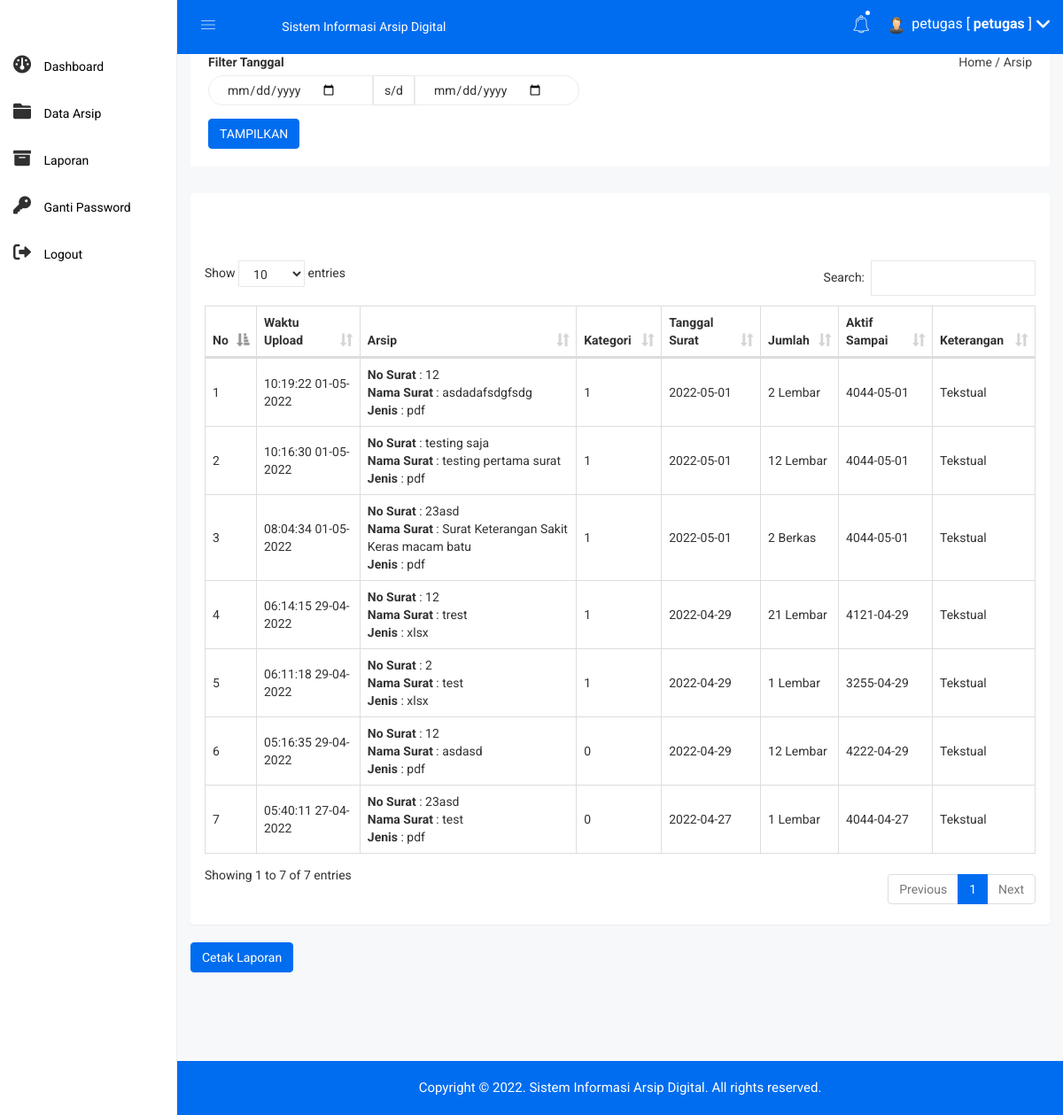
Screenshot of /petugas/v_laporan.php (signed in) with the database file from the repository.
### tables this page shows
CREATE TABLE `arsip` (
  `arsip_id` int(11) NOT NULL,
  `arsip_waktu_upload` datetime NOT NULL,
  `arsip_petugas` int(11) NOT NULL,
  `arsip_kode` varchar(255) NOT NULL,
  `arsip_nama` varchar(255) NOT NULL,
  `arsip_jenis` varchar(255) NOT NULL,
  `arsip_kategori` int(11) NOT NULL,
  `jenis_surat` text NOT NULL,
  `tanggal_surat` date NOT NULL,
  `jumlah` int(100) NOT NULL,
  `keterangan_jumlah` text NOT NULL,
  `aktif_tahun` text NOT NULL,
  `aktif_sampai` text NOT NULL,
  `arsip_keterangan` text NOT NULL,
  `arsip_file` varchar(255) DEFAULT NULL,
  `aktif_tahun_rc` int(11) NOT NULL
);

### petugas/v_laporan.php (the view, shortened to what this page needs)
<?php
include 'header.php'; ?>
<div class="breadcome-area">
    <div class="container-fluid">
        <div class="row">
            <div class="col-lg-12 col-md-12 col-sm-12 col-xs-12">
                <div class="breadcome-list">
                    <div class="row">
                        <div class="col-lg-6 col-md-6 col-sm-6 col-xs-12">
                            <div class="breadcome-heading">
                                <form action="v_laporan.php" method="get">
                                    <div class="row">
                                        <div class="col-sm-6 col-md-4">
                                            <div class="form-group">
                                                <label>Filter Tanggal</label>
                                                <div class="input-group">
                                                    <input type="date" name="tgl_awal" class="form-control tgl_awal" placeholder="Tanggal Awal">
                                                    <span class="input-group-addon">s/d</span>
                                                    <input type="date" name="tgl_akhir" class="form-control tgl_akhir" placeholder="Tanggal Akhir">
                                                </div>
                                            </div>
                                        </div>
                                    </div>
                                    <button type="submit" name="filter" value="true" class="btn btn-primary">TAMPILKAN</button>
                                </form>
                            </div>
                        </div>
                        <div class="col-lg-6 col-md-6 col-sm-6 col-xs-12">
                            <ul class="breadcome-menu" style="padding-top: 0px">
                                <li><a href="#">Home</a> <span class="bread-slash">/</span></li>
                                <li><span class="bread-blod">Arsip</span></li>
                            </ul>
                        </div>
                    </div>
                </div>
            </div>
        </div>
    </div>
</div>
<div class="container-fluid">
    <div class="panel panel">
        <div class="panel-body table-responsive">
            <!-- <div class="pull-right">
                <a href="arsip_tambah.php" class="btn btn-primary"><i class="fa fa-cloud"></i> Input Arsip</a>
            </div> -->
            <br>
            <br>
            <br>
            <table id="table" class="table table-bordered  table-datatable">
                <thead>
                    <tr>
                        <th width="1%">No</th>
                        <th>Waktu Upload</th>
                        <th>Arsip</th>
                        <th>Kategori</th>
                        <th>Tanggal Surat</th>
                        <th>Jumlah</th>
                        <th>Aktif Sampai</th>
                        <th>Keterangan</th>
                    </tr>
                </thead>
                <tbody>
                    <?php
                    include '../koneksi.php';
                    $no = 1;
                    $saya = $_SESSION['id'];
                    if (isset($_GET['tgl_awal'])) {
                        $tgl_awal = $_GET['tgl_awal'];
                        $tgl_akhir = $_GET['tgl_akhir'];
                        $arsip = mysqli_query($koneksi, "SELECT * FROM arsip,kategori,petugas WHERE arsip_petugas=petugas_id and arsip_petugas='$saya'  and tanggal_surat BETWEEN '" . $tgl_awal . "' AND '" . $tgl_akhir . "' ORDER BY arsip_id DESC");
                    } else {
                        $arsip = mysqli_query($koneksi, "SELECT * FROM arsip,kategori,petugas WHERE arsip_petugas=petugas_id and arsip_petugas='$saya'  ORDER BY arsip_id DESC");
                    }
                    while ($p = mysqli_fetch_array($arsip)) {
                        $tgl1 = $p['tanggal_surat'];
                        $tgl2 = $p['aktif_tahun'];
                        $sekarang =  date('Y-m-d');
                        $tglaktif = date('Y-m-d', strtotime(+$tgl2 . 'year', strtotime($tgl1)));
                    ?>
                        <tr class="<?php
                                    if ($tglaktif < $sekarang) {
                                        echo "bg-1";
                                    }
                                    ?>">
                            <td><?php echo $no++; ?></td>
                            <td><?php echo date('H:i:s  d-m-Y', strtotime($p['arsip_waktu_upload'])) ?></td>
                            <td>
                                <b>No Surat</b> : <?php echo $p['arsip_kode'] ?><br>
                                <b>Nama Surat</b> : <?php echo $p['arsip_nama'] ?><br>
                                <b>Jenis</b> : <?php echo $p['arsip_jenis'] ?><br>
                            </td>
                            <td><?php echo $p['arsip_kategori'] ?></td>
                            <td><?php echo $p['tanggal_surat'] ?></td>
                            <td><?php echo $p['jumlah'] . " " . $p['keterangan_jumlah'] ?></td>
                            <td><?php echo $tglaktif ?></td>
                            <td><?php echo $p['arsip_keterangan'] ?></td>
                        </tr>
                    <?php
                    }
                    ?>
                </tbody>
            </table>
        </div>
    </div>
    <div class="row">
        <div class="col-lg-3">
            <a href="cetak.php?awal=<?= $tgl_awal; ?>&&akhir=<?= $tgl_akhir; ?>" target="_blank" class="btn btn-primary" rel="noopener noreferrer">Cetak Laporan</a>
        </div>
    </div>
</div>
<?php include 'footer.php'; ?>

### assets/css/main.css (style rules this page uses)
html { color: #222; font-size: 1em; line-height: 1.4; }

### assets/css/style.css (style rules this page uses)
.btn-primary { background: #006df0; color: white !important; border: 1px solid #006df0; }
td { vertical-align: middle !important; }

### assets/js/DataTables/datatables.css (style rules this page uses)
table.dataTable { clear: both; margin-top: 6px !important; margin-bottom: 6px !important; max-width: none !important; border-collapse: separate !important; }
table.dataTable td, table.dataTable th { -webkit-box-sizing: content-box; box-sizing: content-box; }
table.dataTable thead > tr > th.sorting_asc, table.dataTable thead > tr > th.sorting_desc, table.dataTable thead > tr > th.sorting, table.dataTable thead > tr > td.sorting_asc, table.dataTable thead > tr > td.sorting_desc, table.dataTable thead > tr > td.sorting { padding-right: 30px; }
table.dataTable thead .sorting, table.dataTable thead .sorting_asc, table.dataTable thead .sorting_desc, table.dataTable thead .sorting_asc_disabled, table.dataTable thead .sorting_desc_disabled { cursor: pointer; position: relative; }
table.dataTable thead .sorting:after, table.dataTable thead .sorting_asc:after, table.dataTable thead .sorting_desc:after, table.dataTable thead .sorting_asc_disabled:after, table.dataTable thead .sorting_desc_disabled:after { position: absolute; bottom: 8px; right: 8px; display: block; font-family: 'Glyphicons Halflings'; opacity: 0.5; }
table.dataTable thead .sorting:after { opacity: 0.2; content: "\e150"; }
table.dataTable thead .sorting_asc:after { content: "\e155"; }
table.table-bordered.dataTable th, table.table-bordered.dataTable td { border-left-width: 0; }
table.table-bordered.dataTable th:last-child, table.table-bordered.dataTable th:last-child, table.table-bordered.dataTable td:last-child, table.table-bordered.dataTable td:last-child { border-right-width: 0; }
table.table-bordered.dataTable tbody th, table.table-bordered.dataTable tbody td { border-bottom-width: 0; }

### rows the page displays
arsip: arsip_waktu_upload "10:19:22 01-05-2022", arsip_kode "12", arsip_nama "asdadafsdgfsdg", arsip_jenis "pdf", arsip_kategori "1", tanggal_surat "2022-05-01", jumlah "2", keterangan_jumlah "Lembar", tglaktif "4044-05-01", arsip_keterangan "Tekstual"
arsip: arsip_waktu_upload "10:16:30 01-05-2022", arsip_kode "testing saja", arsip_nama "testing pertama surat", arsip_jenis "pdf", arsip_kategori "1", tanggal_surat "2022-05-01", jumlah "12", keterangan_jumlah "Lembar", tglaktif "4044-05-01", arsip_keterangan "Tekstual"
arsip: arsip_waktu_upload "08:04:34 01-05-2022", arsip_kode "23asd", arsip_nama "Surat Keterangan Sakit Keras macam batu", arsip_jenis "pdf", arsip_kategori "1", tanggal_surat "2022-05-01", jumlah "2", keterangan_jumlah "Berkas", tglaktif "4044-05-01", arsip_keterangan "Tekstual"
arsip: arsip_waktu_upload "06:14:15 29-04-2022", arsip_kode "12", arsip_nama "trest", arsip_jenis "xlsx", arsip_kategori "1", tanggal_surat "2022-04-29", jumlah "21", keterangan_jumlah "Lembar", tglaktif "4121-04-29", arsip_keterangan "Tekstual"
arsip: arsip_waktu_upload "06:11:18 29-04-2022", arsip_kode "2", arsip_nama "test", arsip_jenis "xlsx", arsip_kategori "1", tanggal_surat "2022-04-29", jumlah "1", keterangan_jumlah "Lembar", tglaktif "3255-04-29", arsip_keterangan "Tekstual"
arsip: arsip_waktu_upload "05:16:35 29-04-2022", arsip_kode "12", arsip_nama "asdasd", arsip_jenis "pdf", arsip_kategori "0", tanggal_surat "2022-04-29", jumlah "12", keterangan_jumlah "Lembar", tglaktif "4222-04-29", arsip_keterangan "Tekstual"
arsip: arsip_waktu_upload "05:40:11 27-04-2022", arsip_kode "23asd", arsip_nama "test", arsip_jenis "pdf", arsip_kategori "0", tanggal_surat "2022-04-27", jumlah "1", keterangan_jumlah "Lembar", tglaktif "4044-04-27", arsip_keterangan "Tekstual"

### other values shown
$_SESSION['nama'] "petugas"
$_SESSION['jabatan'] "petugas"
